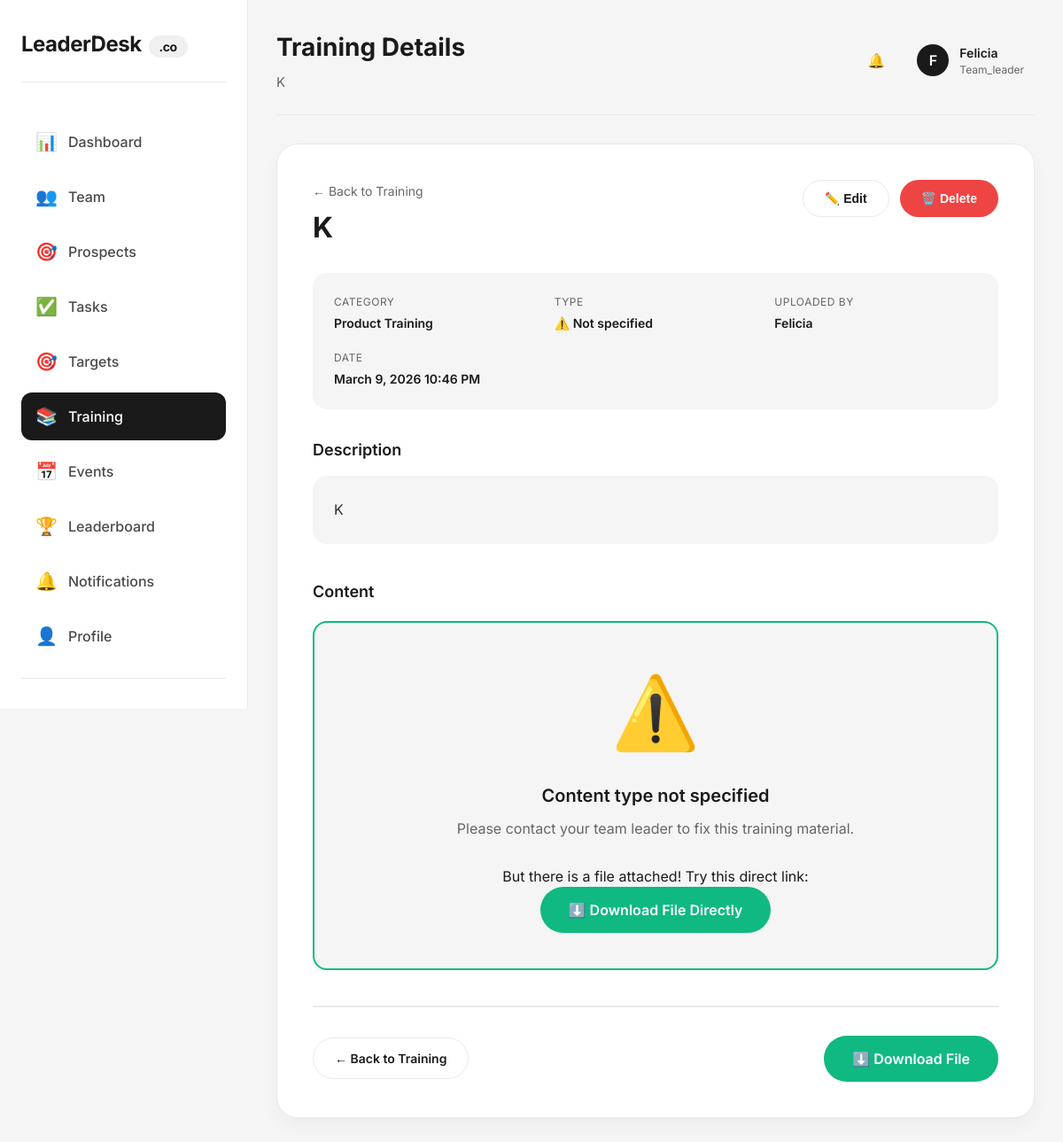
Screenshot of /view_training.php?id=8 (signed in) with the database file from the repository.
### tables this page shows
CREATE TABLE `trainings` (
  `id` int(11) NOT NULL AUTO_INCREMENT,
  `team_id` int(11) NOT NULL,
  `uploaded_by` int(11) NOT NULL,
  `updated_by` int(11) DEFAULT NULL,
  `title` varchar(200) NOT NULL,
  `description` text DEFAULT NULL,
  `category` enum('getting_started','product','recruitment','leadership') NOT NULL,
  `content_type` enum('video_link','pdf','document','link') NOT NULL,
  `content_url` varchar(500) DEFAULT NULL,
  `file_path` varchar(255) DEFAULT NULL,
  `created_at` timestamp NOT NULL DEFAULT current_timestamp(),
  `updated_at` timestamp NULL DEFAULT NULL ON UPDATE current_timestamp(),
  PRIMARY KEY (`id`),
  KEY `team_id` (`team_id`),
  KEY `uploaded_by` (`uploaded_by`),
  CONSTRAINT `trainings_ibfk_1` FOREIGN KEY (`team_id`) REFERENCES `teams` (`id`) ON DELETE CASCADE,
  CONSTRAINT `trainings_ibfk_2` FOREIGN KEY (`uploaded_by`) REFERENCES `users` (`id`) ON DELETE CASCADE
);

CREATE TABLE `users` (
  `id` int(11) NOT NULL AUTO_INCREMENT,
  `name` varchar(100) NOT NULL,
  `email` varchar(100) NOT NULL,
  `phone` varchar(20) DEFAULT NULL,
  `password` varchar(255) NOT NULL,
  `role` enum('super_admin','team_leader','member') DEFAULT 'member',
  `upgrade_requested` tinyint(4) DEFAULT 0,
  `team_id` int(11) DEFAULT NULL,
  `status` enum('active','inactive','suspended') DEFAULT 'active',
  `created_at` timestamp NOT NULL DEFAULT current_timestamp(),
  `updated_at` timestamp NOT NULL DEFAULT current_timestamp() ON UPDATE current_timestamp(),
  `last_login` timestamp NULL DEFAULT NULL,
  PRIMARY KEY (`id`),
  UNIQUE KEY `email` (`email`)
);

### includes/auth_check.php (called while the page is built, shortened)
<?php
$stmt = $pdo->prepare("SELECT u.*, t.team_name, t.subscription_status, tb.primary_color, tb.logo_url, tb.tagline
                       FROM users u
                       LEFT JOIN teams t ON u.team_id = t.id
                       LEFT JOIN team_branding tb ON u.team_id = tb.team_id
                       WHERE u.id = ?");
$stmt->execute([$_SESSION['user_id']]);
$current_user = $stmt->fetch();
?>

### view_training.php (the view, shortened to what this page needs)
<?php
require_once 'config/database.php';
require_once 'includes/auth_check.php';
$training_id = isset($_GET['id']) ? (int)$_GET['id'] : 0;
$stmt = $pdo->prepare("
    SELECT t.*,
           u.name as uploader_name,
           u2.name as updater_name
    FROM trainings t
    LEFT JOIN users u ON t.uploaded_by = u.id
    LEFT JOIN users u2 ON t.updated_by = u2.id
    WHERE t.id = ? AND t.team_id = ?
");
$stmt->execute([$training_id, $current_user['team_id']]);
$training = $stmt->fetch();
?>
<!DOCTYPE html>
<html lang="en">
<head>
</head>
<body>
    <div class="app">
        <aside class="sidebar">
            <div class="sidebar-logo">
                LeaderDesk<span>.co</span>
            </div>
            <ul class="nav-menu">
                <li class="nav-item">
                    <a href="dashboard.php">
                        <span class="nav-icon">📊</span>
                        Dashboard
                    </a>
                </li>
                <li class="nav-item">
                    <a href="team.php">
                        <span class="nav-icon">👥</span>
                        Team
                    </a>
                </li>
                <li class="nav-item">
                    <a href="prospects.php">
                        <span class="nav-icon">🎯</span>
                        Prospects
                    </a>
                </li>
                <li class="nav-item">
                    <a href="tasks.php">
                        <span class="nav-icon">✅</span>
                        Tasks
                    </a>
                </li>
                <li class="nav-item">
                    <a href="targets.php">
                        <span class="nav-icon">🎯</span>
                        Targets
                    </a>
                </li>
                <li class="nav-item active">
                    <a href="training.php">
                        <span class="nav-icon">📚</span>
                        Training
                    </a>
                </li>
                <li class="nav-item">
                    <a href="events.php">
                        <span class="nav-icon">📅</span>
                        Events
                    </a>
                </li>
                <li class="nav-item">
                    <a href="leaderboard.php">
                        <span class="nav-icon">🏆</span>
                        Leaderboard
                    </a>
                </li>
                <li class="nav-item">
                    <a href="notifications.php">
                        <span class="nav-icon">🔔</span>
                        Notifications
                    </a>
                </li>
                <li class="nav-item">
                    <a href="profile.php">
                        <span class="nav-icon">👤</span>
                        Profile
                    </a>
                </li>
                <li class="nav-item" style="margin-top: 20px; border-top: 1px solid #eaeaea; padding-top: 20px;">
                    <a href="logout.php" style="color: #ef4444;">
                        <span class="nav-icon">🚪</span>
                    </a>
                </li>
            </ul>
        </aside>
        <main class="main">
            <div class="top-bar">
                <div class="page-title">
                    <h1>Training Details</h1>
                    <p><?php echo htmlspecialchars($training['title']); ?></p>
                </div>
                <div class="user-menu">
                    <div class="notifications">
                        <a href="notifications.php" style="text-decoration: none; color: inherit;">
                            <span>🔔</span>
                        </a>
                    </div>
                    <a href="profile.php" style="text-decoration: none; color: inherit;">
                        <div class="user-profile">
                            <div class="user-avatar">
                                <?php echo strtoupper(substr($current_user['name'], 0, 1)); ?>
                            </div>
                            <div class="user-info">
                                <div class="user-name"><?php echo htmlspecialchars($current_user['name']); ?></div>
                                <div class="user-role"><?php echo ucfirst($current_user['role']); ?></div>
                            </div>
                        </div>
                    </a>
                </div>
            </div>
            <div class="training-detail-container">
                <div class="detail-header">
                    <div class="header-left">
                        <a href="training.php" class="back-btn">← Back to Training</a>
                        <h1><?php echo htmlspecialchars($training['title']); ?></h1>
                    </div>
                    <?php if ($current_user['role'] == 'team_leader' || $training['uploaded_by'] == $current_user['id']): ?>
                        <div class="header-actions">
                            <button class="btn btn-outline" onclick="openEditModal()">✏️ Edit</button>
                            <button class="btn btn-danger" onclick="deleteTraining(<?php echo $training['id']; ?>)">🗑️ Delete</button>
                        </div>
                    <?php endif; ?>
                </div>
                <div class="training-meta">
                    <div class="meta-item">
                        <span class="meta-label">Category</span>
                        <span class="meta-value">
                            <?php
                            $categories = [
                                'getting_started' => 'Getting Started',
                                'product' => 'Product Training',
                                'recruitment' => 'Recruitment',
                                'leadership' => 'Leadership'
                            ];
                            echo $categories[$training['category']] ?? $training['category'];
                            ?>
                        </span>
                    </div>
                    <div class="meta-item">
                        <span class="meta-label">Type</span>
                        <span class="meta-value">
                            <?php
                            if ($training['content_type'] == 'video_link') echo '🎥 Video Link';
                            elseif ($training['content_type'] == 'file') echo '📁 File';
                            elseif ($training['content_type'] == 'link') echo '🔗 Web Link';
                            else echo '⚠️ Not specified';
                            ?>
                        </span>
                    </div>
                    <div class="meta-item">
                        <span class="meta-label">Uploaded by</span>
                        <span class="meta-value"><?php echo htmlspecialchars($training['uploader_name']); ?></span>
                    </div>
                    <div class="meta-item">
                        <span class="meta-label">Date</span>
                        <span class="meta-value"><?php echo date('F j, Y g:i A', strtotime($training['created_at'])); ?></span>
                    </div>
                </div>
                <?php if (!empty($training['description'])): ?>
                    <div class="training-description">
                        <h2>Description</h2>
                        <div class="description-content">
                            <?php echo nl2br(htmlspecialchars($training['description'])); ?>
                        </div>
                    </div>
                <?php endif; ?>
                <div class="training-content-section">
                    <h2>Content</h2>
                    <?php if ($training['content_type'] == 'file'): ?>
                        <?php if (!empty($training['file_path'])): ?>
                            <?php
                            $file_name = basename($training['file_path']);
                            $file_exists = file_exists($training['file_path']);
                            $file_size = $file_exists ? filesize($training['file_path']) : 0;
                            $file_size_formatted = $file_size > 0 ? round($file_size / 1024 / 1024, 2) . ' MB' : 'Unknown';
                            $ext = strtolower(pathinfo($training['file_path'], PATHINFO_EXTENSION));
                            $file_icon = '📄';
                            if (in_array($ext, ['jpg', 'jpeg', 'png', 'gif', 'webp'])) $file_icon = '🖼️';
                            elseif ($ext == 'pdf') $file_icon = '📕';
                            elseif (in_array($ext, ['doc', 'docx'])) $file_icon = '📘';
                            elseif (in_array($ext, ['ppt', 'pptx'])) $file_icon = '📊';
                            elseif (in_array($ext, ['mp4', 'webm', 'ogg'])) $file_icon = '🎥';
                            ?>
                            <div class="file-info-box">
                                <div class="file-icon-large"><?php echo $file_icon; ?></div>
                                <div class="file-name"><?php echo htmlspecialchars($file_name); ?></div>
                                <div class="file-meta">
                                    Type: <?php echo strtoupper($ext); ?> •
                                    Size: <?php echo $file_size_formatted; ?>
                                </div>
                                <div class="download-button-container">
                                    <a href="/leaderdesk/<?php echo htmlspecialchars($training['file_path']); ?>" download="<?php echo htmlspecialchars($file_name); ?>" class="btn-download">
                                        ⬇️ Download File
                                    </a>
                                </div>
                            </div>
                        <?php else: ?>
                            <div class="file-info-box">
                                <div class="file-icon-large">❓</div>
                                <div class="file-name">No file attached</div>
                                <div class="file-meta">This training material has no file.</div>
                            </div>
                        <?php endif; ?>
                    <?php else: ?>
                        <div class="file-info-box">
                            <div class="file-icon-large">⚠️</div>
                            <div class="file-name">Content type not specified</div>
                            <div class="file-meta">Please contact your team leader to fix this training material.</div>
                            <?php if (!empty($training['file_path'])): ?>
                                <div style="margin-top: 20px;">
                                    <p>But there is a file attached! Try this direct link:</p>
                                    <a href="/leaderdesk/<?php echo htmlspecialchars($training['file_path']); ?>" download class="btn-download">
                                        ⬇️ Download File Directly
                                    </a>
                                </div>
                            <?php endif; ?>
                        </div>
                    <?php endif; ?>
                </div>
                <div class="training-footer">
                    <a href="training.php" class="btn btn-outline">← Back to Training</a>
                    <?php if ($training['content_type'] == 'file' && !empty($training['file_path'])): ?>
                        <a href="/leaderdesk/<?php echo htmlspecialchars($training['file_path']); ?>" download="<?php echo basename($training['file_path']); ?>" class="btn-download">
                            ⬇️ Download File
                        </a>
                    <?php elseif (!empty($training['file_path'])): ?>
                        <a href="/leaderdesk/<?php echo htmlspecialchars($training['file_path']); ?>" download="<?php echo basename($training['file_path']); ?>" class="btn-download">
                            ⬇️ Download File
                        </a>
                    <?php endif; ?>
                </div>
            </div>
        </main>
    </div>
</body>
</html>

### rows the page displays
trainings: title "K", category "Product Training", uploaded_by.name "Felicia", created_at "March 9, 2026 10:46 PM", description "K"
users: name "F", name "Felicia", role "Team_leader"
